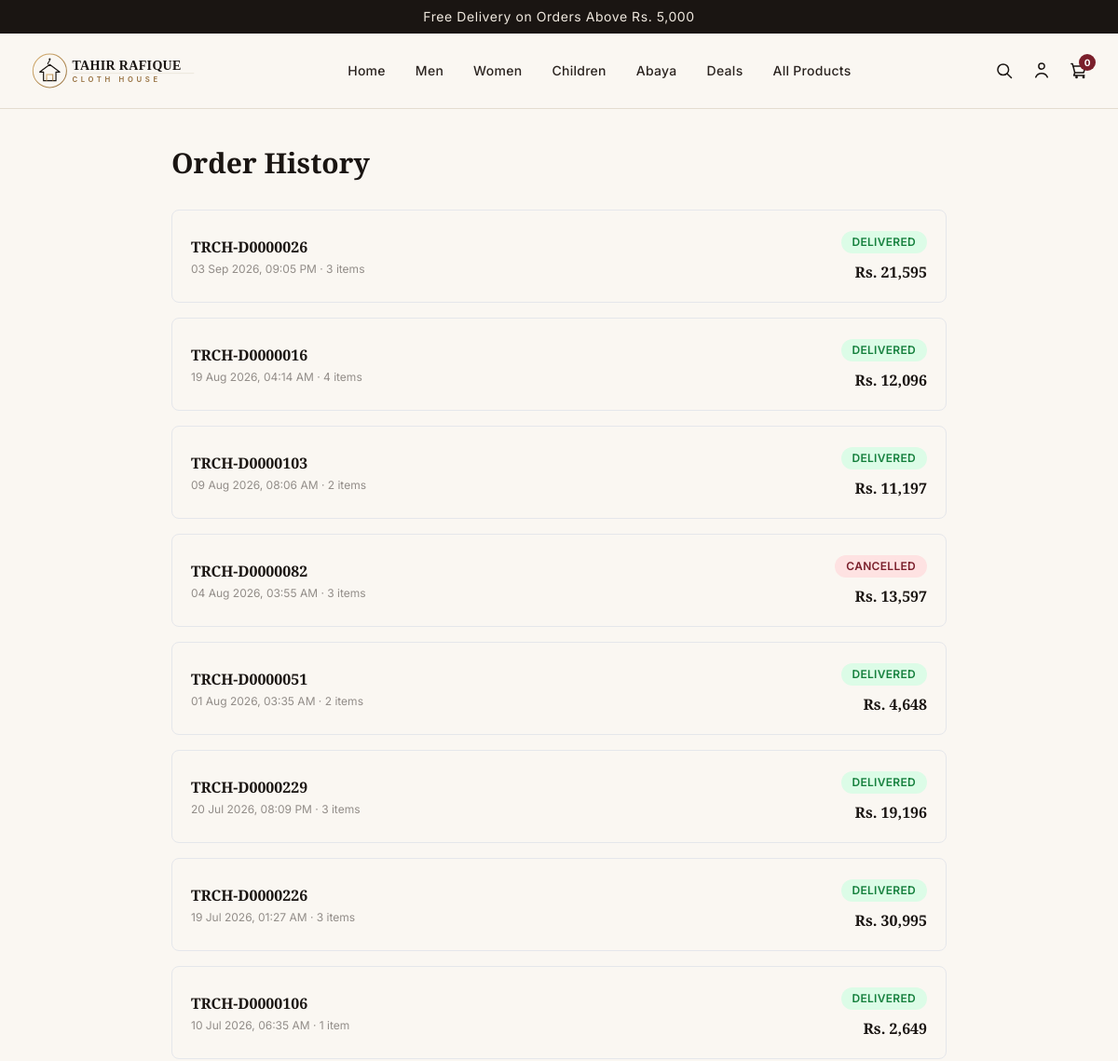
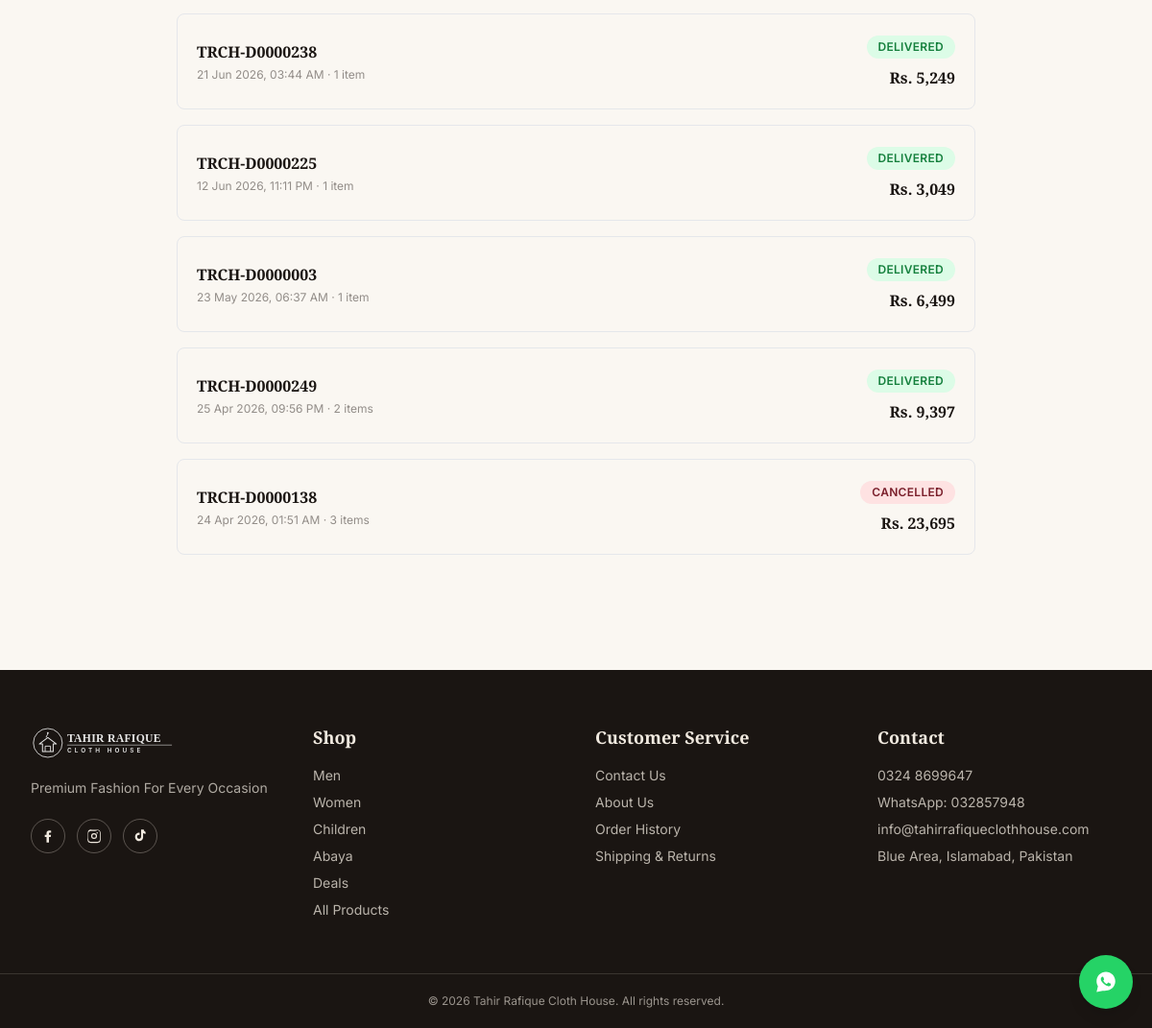
Page /orders/history/ (signed in) on the committed database (2 pictures, top to bottom).
### apps/core/models.py (models this page shows, shortened)
class PromoBanner(models.Model):
    text = models.CharField(max_length=255)
    link = models.CharField(max_length=200, blank=True)
    active = models.BooleanField(default=True)
    order = models.PositiveIntegerField(default=0)
    class Meta:
        ordering = ['order']

class SiteSettings(models.Model):
    store_name = models.CharField(max_length=150, default="Tahir Rafique Cloth House")
    tagline = models.CharField(max_length=200, default="Premium Fashion For Every Occasion")
    logo = models.ImageField(upload_to='site/', blank=True, null=True)
    favicon = models.ImageField(upload_to='site/', blank=True, null=True)
    whatsapp_number = models.CharField(
        max_length=20, default="032857948",
        help_text="Local Pakistani number, e.g. 032857948. Converted automatically for WhatsApp links."
    )
    support_phone = models.CharField(max_length=20, default="032857948")
    email = models.EmailField(default="info@tahirrafiqueclothhouse.com")
    address = models.CharField(max_length=255, default="Blue Area, Islamabad, Pakistan")
    facebook_url = models.URLField(blank=True, default="https://facebook.com")
    instagram_url = models.URLField(blank=True, default="https://instagram.com")
    tiktok_url = models.URLField(blank=True, default="https://tiktok.com")
    delivery_charges = models.DecimalField(max_digits=8, decimal_places=2, default=250,
                                            validators=[MinValueValidator(0)])
    free_delivery_threshold = models.DecimalField(max_digits=10, decimal_places=2, default=5000,
                                                    validators=[MinValueValidator(0)])
    currency_symbol = models.CharField(max_length=10, default="Rs.")
    announcement_text = models.CharField(
        max_length=255, blank=True,
        default="Free Delivery on Orders Above Rs. 5,000"
    )
    updated_at = models.DateTimeField(auto_now=True)
    class Meta:
        verbose_name = "Site Settings"
        verbose_name_plural = "Site Settings"
    @classmethod
    def load(cls):
        obj, _ = cls.objects.get_or_create(pk=1)
        return obj
    @property
    def whatsapp_international(self):
        digits = re.sub(r'\D', '', self.whatsapp_number or '')
        if digits.startswith('0'):
            digits = digits[1:]
        if not digits.startswith('92'):
            digits = '92' + digits
        return digits

### apps/orders/models.py (models this page shows, shortened)
class Order(models.Model):
    STATUS_PENDING = 'pending'
    STATUS_CONFIRMED = 'confirmed'
    STATUS_PROCESSING = 'processing'
    STATUS_SHIPPED = 'shipped'
    STATUS_DELIVERED = 'delivered'
    STATUS_CANCELLED = 'cancelled'
    STATUS_CHOICES = [
        (STATUS_PENDING, 'Pending'),
        (STATUS_CONFIRMED, 'Confirmed'),
        (STATUS_PROCESSING, 'Processing'),
        (STATUS_SHIPPED, 'Shipped'),
        (STATUS_DELIVERED, 'Delivered'),
        (STATUS_CANCELLED, 'Cancelled'),
    ]
    order_number = models.CharField(max_length=20, unique=True, blank=True)
    customer = models.ForeignKey(User, null=True, blank=True, related_name='orders',
                                  on_delete=models.SET_NULL)
    full_name = models.CharField(max_length=150)
    phone = models.CharField(max_length=20)
    whatsapp = models.CharField(max_length=20, blank=True)
    email = models.EmailField(blank=True)
    city = models.CharField(max_length=100)
    area = models.CharField(max_length=150, blank=True)
    address = models.TextField()
    postal_code = models.CharField(max_length=20, blank=True)
    notes = models.TextField(blank=True)
    subtotal = models.DecimalField(max_digits=10, decimal_places=2, default=0)
    discount = models.DecimalField(max_digits=10, decimal_places=2, default=0)
    delivery_charges = models.DecimalField(max_digits=10, decimal_places=2, default=0)
    total = models.DecimalField(max_digits=10, decimal_places=2, default=0)
    status = models.CharField(max_length=20, choices=STATUS_CHOICES, default=STATUS_PENDING)
    created_at = models.DateTimeField(auto_now_add=True)
    updated_at = models.DateTimeField(auto_now=True)
    class Meta:
        ordering = ['-created_at']

### apps/orders/views.py (the view)
# urls.py: path('history/', views.order_history, name='history'),
@login_required
def order_history(request):
    orders = Order.objects.filter(customer=request.user).prefetch_related('items')
    return render(request, 'orders/history.html', {'orders': orders})

### apps/cart/cart.py (called while the page is built)
    def __len__(self):
        return sum(item['quantity'] for item in self.cart.values())

### apps/cart/context_processors.py (called while the page is built)
def cart(request):
    return {'cart': Cart(request)}

### apps/core/context_processors.py (called while the page is built)
def site_settings(request):
    settings_obj = SiteSettings.load()
    announcement = PromoBanner.objects.filter(active=True).first()
    return {
        'site_settings': settings_obj,
        'announcement_banner': announcement,
    }

### apps/core/templatetags/shop_extras.py (called while the page is built)
@register.filter
def currency(value, symbol="Rs."):
    try:
        return f"{symbol} {float(value):,.0f}"
    except (TypeError, ValueError):
        return value

### apps/dashboard/context.py (called while the page is built)
def dashboard_counts(request):
    if not request.path.startswith('/dashboard/') or not request.user.is_authenticated:
        return {}
    return {
        'nav_pending_orders': Order.objects.filter(status=Order.STATUS_PENDING).count(),
        'nav_unread_messages': ContactMessage.objects.filter(is_read=False).count(),
        'nav_pending_reviews': Review.objects.filter(approved=False).count(),
    }

### templates/orders/history.html (shortened to what this page needs)
{% extends 'base.html' %}
{% load shop_extras %}
{% block content %}
<div class="max-w-4xl mx-auto px-4 sm:px-6 lg:px-8 py-10">
  <h1 class="font-serif text-3xl font-bold mb-8">Order History</h1>
  {% if orders %}
  <div class="space-y-4">
    {% for order in orders %}
    <a href="{% url 'orders:detail' order.order_number %}" class="block border border-line rounded-lg p-5 hover:border-golddark transition">
      <div class="flex flex-wrap items-center justify-between gap-3">
        <div>
          <p class="font-serif font-bold">{{ order.order_number }}</p>
          <p class="text-xs text-charcoal/50 mt-1">{{ order.created_at|date:"d M Y, h:i A" }} &middot; {{ order.items.count }} item{{ order.items.count|pluralize }}</p>
        </div>
        <div class="text-right">
          <span class="inline-block text-xs font-semibold uppercase tracking-wide px-3 py-1 rounded-full
            {% if order.status == 'delivered' %}bg-green-100 text-green-700
            {% elif order.status == 'cancelled' %}bg-red-100 text-maroon
            {% else %}bg-sand text-golddark{% endif %}">{{ order.get_status_display }}</span>
          <p class="font-serif font-bold mt-2">{{ order.total|currency:site_settings.currency_symbol }}</p>
        </div>
      </div>
    </a>
    {% endfor %}
  </div>
  {% else %}
  <div class="text-center py-20">
    <p class="text-charcoal/50 mb-6">You haven't placed any orders yet.</p>
    <a href="{% url 'products:shop' %}" class="btn-primary inline-block">Start Shopping</a>
  </div>
  {% endif %}
</div>
{% endblock %}

### templates/base.html (shortened to what this page needs)
{% load static %}
<!DOCTYPE html>
<html lang="en">
<head>
<script src="https://cdn.tailwindcss.com"></script>
<link rel="stylesheet" href="{% static 'css/style.css' %}">
</head>
<body class="bg-cream text-ink antialiased">
{% if announcement_banner %}
<div class="announcement-bar text-center text-xs sm:text-sm py-2 px-4">
  {{ announcement_banner.text }}
</div>
{% endif %}
{% include 'includes/header.html' %}
<main>
{% block content %}{% endblock %}
</main>
{% include 'includes/footer.html' %}
<a href="https://wa.me/{{ site_settings.whatsapp_international }}" target="_blank" rel="noopener"
   class="fixed bottom-5 right-5 z-50 btn-whatsapp rounded-full w-14 h-14 flex items-center justify-center shadow-lg"
   aria-label="Chat on WhatsApp">
</a>
</body>
</html>

### templates/includes/footer.html (shortened to what this page needs)
{% load static %}
<footer class="bg-ink text-sand mt-20">
  <div class="max-w-7xl mx-auto px-4 sm:px-6 lg:px-8 py-14 grid grid-cols-2 md:grid-cols-4 gap-10">
    <div class="col-span-2 md:col-span-1">
      <img src="{% static 'img/logo.svg' %}" alt="{{ site_settings.store_name }}" class="h-10 w-auto mb-4 brightness-0 invert opacity-90">
      <p class="text-sm text-sand/70 leading-relaxed">{{ site_settings.tagline }}</p>
      <div class="flex gap-3 mt-5">
        <a href="{{ site_settings.facebook_url }}" class="w-9 h-9 rounded-full border border-sand/30 flex items-center justify-center hover:bg-gold hover:border-gold transition" aria-label="Facebook">
          <svg xmlns="http://www.w3.org/2000/svg" class="h-4 w-4" fill="currentColor" viewBox="0 0 24 24"><path d="M13.5 22v-8.4h2.8l.4-3.3h-3.2V8.2c0-.95.27-1.6 1.63-1.6h1.74V3.6C15.9 3.5 14.9 3.4 13.7 3.4c-2.4 0-4 1.5-4 4.2v2.7H7v3.3h2.7V22h3.8z"/></svg>
        </a>
        <a href="{{ site_settings.instagram_url }}" class="w-9 h-9 rounded-full border border-sand/30 flex items-center justify-center hover:bg-gold hover:border-gold transition" aria-label="Instagram">
        </a>
        <a href="{{ site_settings.tiktok_url }}" class="w-9 h-9 rounded-full border border-sand/30 flex items-center justify-center hover:bg-gold hover:border-gold transition" aria-label="TikTok">
          <svg xmlns="http://www.w3.org/2000/svg" class="h-4 w-4" fill="currentColor" viewBox="0 0 24 24"><path d="M14.5 2h3.1c.2 1.6 1.2 3 2.9 3.5v3.1c-1.4 0-2.7-.4-3.9-1.2v6.3c0 3.5-2.8 6.3-6.3 6.3S4 16.7 4 13.2s2.8-6.3 6.3-6.3c.3 0 .6 0 .9.06v3.2a3 3 0 00-.9-.14 3.15 3.15 0 100 6.3c1.75 0 3.15-1.4 3.15-3.15V2z"/></svg>
        </a>
      </div>
    </div>
    <div>
      <h4 class="font-serif font-bold text-lg mb-4">Shop</h4>
      <ul class="space-y-2 text-sm text-sand/75">
        <li><a href="{% url 'products:category' 'men' %}" class="hover:text-gold">Men</a></li>
        <li><a href="{% url 'products:category' 'women' %}" class="hover:text-gold">Women</a></li>
        <li><a href="{% url 'products:category' 'children' %}" class="hover:text-gold">Children</a></li>
        <li><a href="{% url 'products:category' 'abaya' %}" class="hover:text-gold">Abaya</a></li>
        <li><a href="{% url 'products:deals' %}" class="hover:text-gold">Deals</a></li>
        <li><a href="{% url 'products:shop' %}" class="hover:text-gold">All Products</a></li>
      </ul>
    </div>
    <div>
      <h4 class="font-serif font-bold text-lg mb-4">Customer Service</h4>
      <ul class="space-y-2 text-sm text-sand/75">
        <li><a href="{% url 'contact:contact' %}" class="hover:text-gold">Contact Us</a></li>
        <li><a href="{% url 'pages:about' %}" class="hover:text-gold">About Us</a></li>
        <li><a href="{% url 'orders:history' %}" class="hover:text-gold">Order History</a></li>
        <li><a href="{% url 'products:shop' %}" class="hover:text-gold">Shipping & Returns</a></li>
      </ul>
    </div>
    <div>
      <h4 class="font-serif font-bold text-lg mb-4">Contact</h4>
      <ul class="space-y-2 text-sm text-sand/75">
        <li>{{ site_settings.support_phone }}</li>
        <li>WhatsApp: {{ site_settings.whatsapp_number }}</li>
        <li>{{ site_settings.email }}</li>
        <li>{{ site_settings.address }}</li>
      </ul>
    </div>
  </div>
  <div class="border-t border-sand/15 py-5 text-center text-xs text-sand/60">
    &copy; {% now "Y" %} {{ site_settings.store_name }}. All rights reserved.
  </div>
</footer>

### static/css/style.css (style rules this page uses)
:root { --color-ink: #1a1512; --color-charcoal: #2b2420; --color-cream: #faf7f2; --color-sand: #f0e9df; --color-gold: #b8925a; --color-gold-dark: #96703f; --color-maroon: #7a1f2b; --color-line: #e4dcd0; --font-serif: 'Playfair Display', Georgia, serif; --font-sans: 'Inter', -apple-system, BlinkMacSystemFont, sans-serif; }
body { font-family: var(--font-sans); color: var(--color-ink); background: var(--color-cream); }
.font-serif { font-family: var(--font-serif); }
.announcement-bar { background: var(--color-ink); color: var(--color-sand); letter-spacing: 0.04em; }
.btn-whatsapp { background: #25D366; color: #fff; font-weight: 700; letter-spacing: 0.02em; transition: all .2s ease; }

### rows in the picture
PromoBanner: text "Free Delivery on Orders Above Rs. 5,000"
Order: order_number "TRCH-D0000026", created_at "03 Sep 2026, 09:05 PM", items.count "3", status "DELIVERED", total "Rs. 21,595"
Order: order_number "TRCH-D0000016", created_at "19 Aug 2026, 04:14 AM", items.count "4", status "DELIVERED", total "Rs. 12,096"
Order: order_number "TRCH-D0000103", created_at "09 Aug 2026, 08:06 AM", items.count "2", status "DELIVERED", total "Rs. 11,197"
Order: order_number "TRCH-D0000082", created_at "04 Aug 2026, 03:55 AM", items.count "3", status "CANCELLED", total "Rs. 13,597"
Order: order_number "TRCH-D0000051", created_at "01 Aug 2026, 03:35 AM", items.count "2", status "DELIVERED", total "Rs. 4,648"
Order: order_number "TRCH-D0000229", created_at "20 Jul 2026, 08:09 PM", items.count "3", status "DELIVERED", total "Rs. 19,196"
Order: order_number "TRCH-D0000226", created_at "19 Jul 2026, 01:27 AM", items.count "3", status "DELIVERED", total "Rs. 30,995"
Order: order_number "TRCH-D0000106", created_at "10 Jul 2026, 06:35 AM", items.count "1", status "DELIVERED", total "Rs. 2,649"
Order: order_number "TRCH-D0000238", created_at "21 Jun 2026, 03:44 AM", items.count "1", status "DELIVERED", total "Rs. 5,249"
Order: order_number "TRCH-D0000225", created_at "12 Jun 2026, 11:11 PM", items.count "1", status "DELIVERED", total "Rs. 3,049"
Order: order_number "TRCH-D0000003", created_at "23 May 2026, 06:37 AM", items.count "1", status "DELIVERED", total "Rs. 6,499"
Order: order_number "TRCH-D0000249", created_at "25 Apr 2026, 09:56 PM", items.count "2", status "DELIVERED", total "Rs. 9,397"
Order: order_number "TRCH-D0000138", created_at "24 Apr 2026, 01:51 AM", items.count "3", status "CANCELLED", total "Rs. 23,695"
SiteSettings: tagline "Premium Fashion For Every Occasion", support_phone "0324 8699647", whatsapp_number "032857948", email "info@tahirrafiqueclothhouse.com", address "Blue Area, Islamabad, Pakistan", store_name "Tahir Rafique Cloth House"

### other values in the picture
{{ cart|length }} "0"
